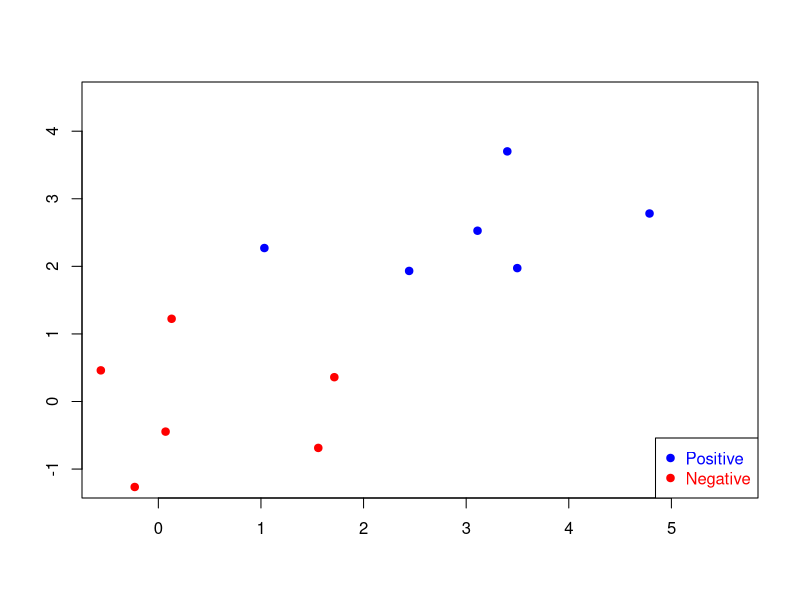

The R script that drew this image: (Note: this script raises an error after producing the figure.)
## ---- chunk 1

set.seed(123)
n <- 6
p <- 2

xneg <- matrix(rnorm(n*p,mean=0,sd=1),n,p)
xpos <- matrix(rnorm(n*p,mean=3,sd=1),n,p)
x <- rbind(xpos,xneg)
y <- matrix(as.factor(c(rep(1,n),rep(-1,n))))

plot(x,col=ifelse(y>0,"blue","red"), xlim = c(-0.5, 5.6), ylim = c(-1.2, 4.5), pch = 19, 
     xlab = " ", ylab = " ", cex.lab = 1.5)
legend("bottomright", c("Positive", "Negative"),col=c("blue", "red"),
       pch=c(19, 19), text.col=c("blue", "red"))
## ---- chunk 2
knitr::include_graphics("images/week9/separable1.png")
## ---- chunk 3
knitr::include_graphics("images/week9/separable2.png")
## ---- chunk 4

set.seed(345)
n <- 10
p <- 2

xneg <- matrix(rnorm(n*p,mean=0,sd=1),n,p)
xpos <- matrix(rnorm(n*p,mean=1.5,sd=1),n,p)
x <- rbind(xpos,xneg)
y <- matrix(as.factor(c(rep(1,n),rep(-1,n))))

library(e1071)
svm.fit <- svm(y ~ ., data = data.frame(x, y), type='C-classification', 
               kernel='linear', scale=FALSE, cost = 1000)

b <- t(svm.fit$coefs) %*% svm.fit$SV
b0 <- -svm.fit$rho

# an alternative of b0 as the lecture note
b0 <- -(max(x[y == -1, ] %*% t(b)) + min(x[y == 1, ] %*% t(b)))/2

# plot on the data 
plot(x,col=ifelse(y>0,"blue","red"), xlim = c(-1.5, 2.6), ylim = c(-2, 3.3), pch = 19,  
     xlab = " ", ylab = " ", cex.lab = 1.5)
legend("bottomright", c("Positive","Negative"),col=c("blue","red"),
       pch=c(19, 19),text.col=c("blue","red"))
abline(a= -b0/b[1,2], b=-b[1,1]/b[1,2], col="black", lty=1, lwd = 1)

# mark the support vectors
points(x[svm.fit$index, ], col="black", cex=3)

# the two margin lines 
abline(a= (-b0-1)/b[1,2], b=-b[1,1]/b[1,2], col="black", lty=3, lwd = 1)
abline(a= (-b0+1)/b[1,2], b=-b[1,1]/b[1,2], col="black", lty=3, lwd = 1)
## ---- chunk 5
knitr::include_graphics("images/week9/nonseparable1.png")
## ---- chunk 6
par(mfrow=c(1,2))
svm.fit <- svm(y ~ ., data = data.frame(x, y), type='C-classification', 
               kernel='linear', scale=FALSE, cost = 1000)

b <- t(svm.fit$coefs) %*% svm.fit$SV
b0 <- -svm.fit$rho

# an alternative of b0 as the lecture note
b0 <- -(max(x[y == -1, ] %*% t(b)) + min(x[y == 1, ] %*% t(b)))/2

# plot on the data 
plot(x,col=ifelse(y>0,"blue","red"), xlim = c(-1.5, 2.6), ylim = c(-2, 3.3), pch = 19,  
     xlab = " ", ylab = " ", cex.lab = 1.5)
legend("bottomright", c("Positive","Negative"),col=c("blue","red"),
       pch=c(19, 19),text.col=c("blue","red"))
abline(a= -b0/b[1,2], b=-b[1,1]/b[1,2], col="black", lty=1, lwd = 1)

# mark the support vectors
points(x[svm.fit$index, ], col="black", cex=3)

# the two margin lines 
abline(a= (-b0-1)/b[1,2], b=-b[1,1]/b[1,2], col="black", lty=3, lwd = 1)
abline(a= (-b0+1)/b[1,2], b=-b[1,1]/b[1,2], col="black", lty=3, lwd = 1)


svm.fit <- svm(y ~ ., data = data.frame(x, y), type='C-classification', 
               kernel='linear', scale=FALSE, cost = 0.1)

b <- t(svm.fit$coefs) %*% svm.fit$SV
b0 <- -svm.fit$rho

# an alternative of b0 as the lecture note
b0 <- -(max(x[y == -1, ] %*% t(b)) + min(x[y == 1, ] %*% t(b)))/2

# plot on the data 
plot(x,col=ifelse(y>0,"blue","red"), xlim = c(-1.5, 2.6), ylim = c(-2, 3.3), pch = 19,  
     xlab = " ", ylab = " ", cex.lab = 1.5)
legend("bottomright", c("Positive","Negative"),col=c("blue","red"),
       pch=c(19, 19),text.col=c("blue","red"))
abline(a= -b0/b[1,2], b=-b[1,1]/b[1,2], col="black", lty=1, lwd = 1)

# mark the support vectors
points(x[svm.fit$index, ], col="black", cex=3)

# the two margin lines 
abline(a= (-b0-1)/b[1,2], b=-b[1,1]/b[1,2], col="black", lty=3, lwd = 1)
abline(a= (-b0+1)/b[1,2], b=-b[1,1]/b[1,2], col="black", lty=3, lwd = 1)
## ---- chunk 7

library(mda)
data(ESL.mixture)


px1 = ESL.mixture$px1
px2 = ESL.mixture$px2
x = ESL.mixture$x
y = ESL.mixture$y


prob <- ESL.mixture$prob
prob.bayes <- matrix(prob, 
                     length(px1), 
                     length(px2))
contour(px1, px2, prob.bayes, levels=0.5, lty=2, 
        labels="", xlab="x1",ylab="x2",
        main="SVM with linear kernal", col = "red", lwd = 2)
points(x, col=ifelse(y==1, "darkorange", "deepskyblue"), pch = 19)


library(kernlab)
cost = 10
svm.fit <- ksvm(x, y, type="C-svc", kernel='vanilladot', C=cost)

w <- t(cbind(coef(svm.fit)[[1]])) %*% xmatrix(svm.fit)[[1]]
b <- - b(svm.fit)

abline(a= -b/w[1,2], b=-w[1,1]/w[1,2], col="black", lty=1, lwd = 2)
abline(a= (-b-1)/w[1,2], b=-w[1,1]/w[1,2], col="black", lty=3, lwd = 2)
abline(a= (-b+1)/w[1,2], b=-w[1,1]/w[1,2], col="black", lty=3, lwd = 2)
## ---- chunk 8
 t = seq(-2, 3, 0.01)

  # different loss functions
  hinge = pmax(0, 1 - t) 
  zeroone = (t <= 0)
  logistic = log2(1 + exp(-t))
  modifiedhuber = ifelse(t >= -1, (pmax(0, 1 - t))^2, -4*t)
  
  # plot
  plot(t, zeroone, type = "l", lwd = 2, ylim = c(0, 4),
       main = "Loss Functions")
  points(t, hinge, type = "l", lwd = 2, col = "red", )
  points(t, logistic, type = "l", lty = 2, col = "darkorange", lwd = 2)
  points(t, modifiedhuber, type = "l", lty = 2, col = "deepskyblue", lwd = 2)
  legend("topright", c("Zero-one", "Hinge", "Logistic", "Modified Huber"),
         col = c(1, 2, "darkorange", "deepskyblue"), lty = c(1, 1, 2, 2), 
         lwd = 2, cex = 1.5)
## ---- chunk 9
library(knitr)
library(kableExtra)

toy.data <- data.frame(
                 X1 = c(3, 2, 4, 1, 2, 4, 4), 
                 X2 = c(4, 2, 4, 4, 1, 3, 1), 
                 Y = as.factor(c("red", "red", "red", "red", "blue", "blue", "blue")))



# Ensure it’s a plain data.frame and remove row names
df <- as.data.frame(toy.data)
rownames(df) <- NULL

# Create the table safely
kable(
  df,
  format = "html",          
  row.names = FALSE,
  col.names = c("X1", "X2", "Y")
) %>%
  kable_styling(
    bootstrap_options = c("striped", "bordered"),
    full_width = FALSE
  )
## ---- chunk 10
library(dplyr)
library(tidyverse)
library(ggplot2)
grid <- expand.grid(X1 = seq(0.5, 4.5,length.out = 200), X2 = seq(0.5, 4.5,length.out = 200)) %>% mutate(region = case_when(X2 - X1 + 0.5 < 0 ~ "lt 0", 
                            X2 - X1 + 0.5 > 0 ~ "gt 0"))

ggplot(grid, aes(x = X1, y = X2)) + 
  geom_point(data = toy.data, aes(x = X1, y = X2, col = Y), size = 2) 
  labs(x = "X1", y = "X2") 
## ---- chunk 11
library(e1071)
svm.toy = svm(Y ~ ., data = toy.data, kernel="linear",
              cost=1e5, #very large cost means hard margin
              scale=FALSE)
#summary(svm.toy)
## ---- chunk 12
b = t(svm.toy$coefs) %*% svm.toy$SV
c = -svm.toy$rho

b
c
## ---- chunk 13
slope = -b[1]/b[2]
b0 = -c/b[2]
slope
b0
## ---- chunk 14
margin = 2/sqrt(sum(b^2))
margin
## ---- chunk 15

grid <- expand.grid(X1 = seq(0.5, 4.5,length.out = 200), X2 = seq(0.5, 4.5,length.out = 200)) %>%
  mutate(region = case_when(X2 - X1 + 0.5 < 0 ~ "lt 0", 
                            X2 - X1 + 0.5 > 0 ~ "gt 0"))

ggplot(grid, aes(x = X1, y = X2)) + 
  geom_tile(aes(fill = region), alpha = 0.5) + 
  geom_point(data = toy.data, aes(x = X1, y = X2, col = Y), size = 2) + 
  geom_abline(slope = 1, intercept = -0.5) +
  geom_abline(slope = 1, intercept = -1, linetype = 'dotted', col = 'grey40') +
  geom_abline(slope = 1, intercept = 0, linetype = 'dotted', col = 'grey40') +
  scale_x_continuous(expand = c(0.01,0.01), limits = c(0.5, 4.5)) + 
  scale_y_continuous(expand = c(0.01,0.01), limits = c(0.5, 4.5)) + 
  scale_color_manual(values = c("blue", "red")) + 
  scale_fill_manual(values = c("mistyrose", "aliceblue")) +
  theme(legend.position = "none") + 
  labs(x = "X1", y = "X2") + 
  coord_fixed()

# plot(svm.toy, data=toy.data)
## ---- chunk 16
toy.data.2 <- data.frame(
                 X1 = c(3, 2, 4, 1, 2, 4, 4, 3), 
                 X2 = c(4, 2, 4, 4, 1, 3, 1, 1), 
                 Y = as.factor(c("red", "red", "red", "red", "blue", "blue", "blue", "red")))

## ---- chunk 17

svm.toy.2.c10 = svm(Y ~ ., data = toy.data, kernel="linear",
              cost=0.1, # moderatecost means soft margin
              scale=FALSE)
## ---- chunk 18
svm.toy.2.c1 = svm(Y ~ ., data = toy.data.2, kernel="linear", cost=10, # moderatecost means soft margin
              scale=FALSE)

#svm.fit <- svm(y ~ ., data = data.frame(x, y), type='C-classification', 
 #              kernel='linear', scale=FALSE, cost = 1000)

b <- t(svm.toy.2.c1$coefs) %*% svm.toy.2.c1$SV
b0 <- -svm.toy.2.c1$rho

x=toy.data.2[,-3]

plot(x,col=ifelse(toy.data.2$Y=="blue","blue","red"), xlim = c(0,5), ylim = c(0,5), pch = 19,  xlab = " ", ylab = " ", cex.lab = 1.5)
abline(a= -b0/b[1,2], b=-b[1,1]/b[1,2], col="black", lty=1, lwd = 1)

# mark the support vectors
points(x[svm.toy.2.c1$index, ], col="black", cex=3)

# the two margin lines 
abline(a= (-b0-1)/b[1,2], b=-b[1,1]/b[1,2], col="black", lty=3, lwd = 1)
abline(a= (-b0+1)/b[1,2], b=-b[1,1]/b[1,2], col="black", lty=3, lwd = 1)

## ---- chunk 19
svm.toy.2.c10 = svm(Y ~ ., data = toy.data.2, kernel="linear", cost=0.5, # moderate cost means soft margin
              scale=FALSE)

#svm.fit <- svm(y ~ ., data = data.frame(x, y), type='C-classification', 
 #              kernel='linear', scale=FALSE, cost = 1000)

b <- t(svm.toy.2.c10$coefs) %*% svm.toy.2.c10$SV
b0 <- -svm.toy.2.c10$rho

x=toy.data.2[,-3]

plot(x,col=ifelse(toy.data.2$Y=="blue","blue","red"), xlim = c(0, 5), ylim = c(0, 5), pch = 19,  xlab = " ", ylab = " ", cex.lab = 1.5)
abline(a= -b0/b[1,2], b=-b[1,1]/b[1,2], col="black", lty=1, lwd = 1)

# mark the support vectors
points(x[svm.toy.2.c10$index, ], col="black", cex=3)

# the two margin lines 
abline(a= (-b0-1)/b[1,2], b=-b[1,1]/b[1,2], col="black", lty=3, lwd = 1)
abline(a= (-b0+1)/b[1,2], b=-b[1,1]/b[1,2], col="black", lty=3, lwd = 1)

## ---- chunk 20
library(mda)       ## needed to load ESL book data
library(kernlab)  ## for the kernels

data(ESL.mixture)


px1 = ESL.mixture$px1
px2 = ESL.mixture$px2
x = ESL.mixture$x
y = ESL.mixture$y


prob <- ESL.mixture$prob
prob.bayes <- matrix(prob, 
                     length(px1), 
                     length(px2))
contour(px1, px2, prob.bayes, levels=0.5, lty=2,  labels="", xlab="x1",ylab="x2",  main="SVM with linear kernal", col = "red", lwd = 2)
points(x, col=ifelse(y==1, "darkorange", "deepskyblue"), pch = 19)



cost = 10
svm.fit <- ksvm(x, y, type="C-svc", kernel='vanilladot', C=cost)

w <- t(cbind(coef(svm.fit)[[1]])) %*% xmatrix(svm.fit)[[1]]
b <- - b(svm.fit)

abline(a= -b/w[1,2], b=-w[1,1]/w[1,2], col="black", lty=1, lwd = 2)
abline(a= (-b-1)/w[1,2], b=-w[1,1]/w[1,2], col="black", lty=3, lwd = 2)
abline(a= (-b+1)/w[1,2], b=-w[1,1]/w[1,2], col="black", lty=3, lwd = 2)
## ---- chunk 21
## Radial Kernel with cost = 5

dat = data.frame(y = factor(y), x)
svm.fit.radial = svm(y ~ ., data = dat, scale = FALSE, kernel = "radial", cost = 5)

# extract the prediction
xgrid = expand.grid(X1 = px1, X2 = px2)
func = predict(svm.fit.radial, xgrid, decision.values = TRUE)
func = attributes(func)$decision

# visualize the decision rule
ygrid = predict(svm.fit.radial, xgrid)
plot(xgrid, col = ifelse(ygrid == 1, "bisque", "cadetblue1"),  pch = 20, cex = 0.2, main="SVM with radial kernal")
points(x, col=ifelse(y==1, "darkorange", "deepskyblue"), pch = 19)

# our estimated function value, cut at 0
contour(px1, px2, matrix(func, 69, 99), level = 0, add = TRUE, lwd = 2)

# the true probability, cut at 0.5
contour(px1, px2, matrix(prob, 69, 99), level = 0.5, add = TRUE, col = "red", lty=2, lwd = 2)
## ---- chunk 22
library(caret)     ## needed for randomly splitting data set - useful if you want to do CV

## Using the radial kernel with train() function

svm.radial <- train(y ~ ., data = dat, method = "svmRadial",  preProcess = c("center", "scale"),  tuneGrid = expand.grid(C = c(0.01, 0.1, 0.5, 1), sigma = c(1, 2, 3)), trControl = trainControl(method = "cv", number = 5))

svm.radial
